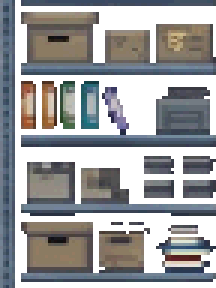
#> input picture assets/art/legacy/archive_shelf.png, 72 x 96 px, given in place of rocket.png, which was not available (shown 3 times larger)
$ python clean_legacy_sprites.py
#> lines starting #> are read from the running program, lines starting #| are printed output that depends on the picture; after the words box and inside, x2 and y2 are one past the last pixel; in counts of white or black regions, pixels touching at a corner belong together
"""Clean the sprites cut from the old JPG sheets so they sit with the new pixel-art set.

Each sprite is reduced to a small adaptive palette (removes JPEG noise and colour speckle),
semi-transparent fringe pixels are snapped to fully opaque/transparent, and a 1 px dark outline
(#101A2B, the shared outline colour of the new assets) is added. Originals are kept in assets/art/legacy/.

Usage: python tools/clean_legacy_sprites.py          (requires Pillow)
"""
import os, shutil
from PIL import Image

ART = "assets/art"
LEGACY = os.path.join(ART, "legacy")
OUTLINE = (16, 26, 43, 255)
SPRITES = {
    # name: (colours, outline)
    "rocket": (20, True), "stage_1": (16, True), "stage_2": (16, True),
    "lander": (24, True), "lander_legs": (24, True),
    "mission_console": (32, True), "archive_shelf": (32, True), "workshop": (32, True),
    "laboratory": (32, True), "ground_antenna": (20, True), "ladder": (10, True),
    "flag": (8, True), "beacon": (8, True),
    "earth": (32, False), "moon": (20, False),
    "icon_mass": (12, False), "icon_energy": (12, False), "icon_budget": (12, False),
    "icon_data": (12, False), "icon_signal": (12, False), "icon_time": (12, False),
}

def clean(name: str, colours: int, outline: bool) -> None:
#> called with name = 'rocket', colours = 20, outline = True
    src = os.path.join(LEGACY, name + ".png")
    if not os.path.exists(src):
        shutil.copy(os.path.join(ART, name + ".png"), src)
    im = Image.open(src).convert("RGBA")
#> im is the input picture: PIL image 72x96 RGBA; mean R, G, B, A 66.1, 67.2, 68.8, 164.7
    alpha = im.getchannel("A").point(lambda a: 255 if a >= 128 else 0)
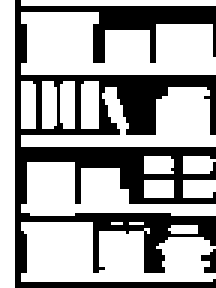
#> alpha: PIL image 72x96 L (shown 3 times larger); 64.6% white; 2 black regions, box (x1, y1, x2, y2) and area: (5, 0, 72, 96) 2422, (67, 83, 72, 91) 25
    rgb = im.convert("RGB").quantize(colors=colours, method=Image.Quantize.FASTOCTREE, dither=Image.Dither.NONE).convert("RGB")
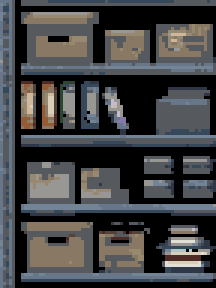
#> rgb: PIL image 72x96 RGB (shown 3 times larger); mean R, G, B 65.4, 66.6, 68
    out = rgb.convert("RGBA")
    out.putalpha(alpha)
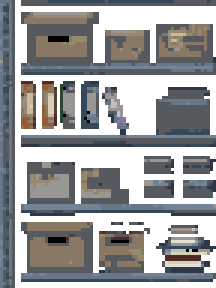
#> out: PIL image 72x96 RGBA (shown 3 times larger); mean R, G, B, A 65.4, 66.6, 68, 164.7; transparent parts drawn white
    if outline:
        w, h = out.size
#> w = 72; h = 96
        src_px = out.load()
        border = Image.new("RGBA", (w, h), (0, 0, 0, 0))
#> border: PIL image 72x96 RGBA; every value is 0
        bp = border.load()
        for y in range(h):
            for x in range(w):
                if src_px[x, y][3]:
                    continue
                for dx, dy in ((1, 0), (-1, 0), (0, 1), (0, -1)):
                    nx, ny = x + dx, y + dy
                    if 0 <= nx < w and 0 <= ny < h and src_px[nx, ny][3]:
                        bp[x, y] = OUTLINE
                        break
        border.alpha_composite(out)
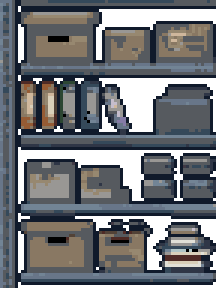
#> border: PIL image 72x96 RGBA (shown 3 times larger); mean R, G, B, A 68.4, 71.5, 76.1, 212.3; transparent parts drawn white
        out = border
    out.save(os.path.join(ART, name + ".png"))

if __name__ == "__main__":
    os.makedirs(LEGACY, exist_ok=True)
    for name, (colours, outline) in SPRITES.items():
        clean(name, colours, outline)
#> pass 2 of the loop `for name, (colours, outline) in SPRITES.items():`:
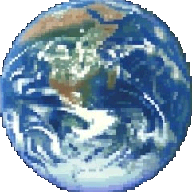
#> input picture assets/art/legacy/earth.png, 192 x 192 px, given in place of stage_1.png, which was not available
#> in clean, im is the input picture: PIL image 192x192 RGBA; mean R, G, B, A 88.5, 113.9, 134.1, 210.1
#> in clean (call 2), `alpha = im.getchannel("A").point(lambda a: 255 if a >= 128 else 0)`:
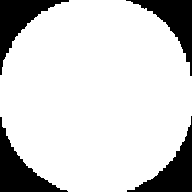
#> alpha: PIL image 192x192 L; 82.4% white; 4 black regions, box (x1, y1, x2, y2) and area: (0, 117, 68, 192) 1725, (0, 0, 69, 75) 1624, (127, 116, 192, 192) 1595, (126, 0, 192, 76) 1548
#> rgb: PIL image 192x192 RGB
#> in clean (call 2), `out.putalpha(alpha)`:
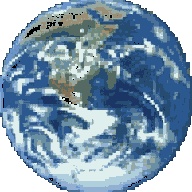
#> out: PIL image 192x192 RGBA; mean R, G, B, A 86.9, 112.4, 132.6, 210.1; transparent parts drawn white
#> (the run stopped early here; a loop or call above may not have finished)
